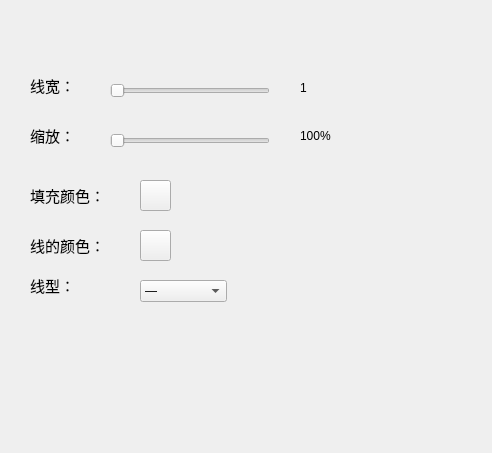
<?xml version="1.0" encoding="UTF-8"?>
<ui version="4.0">
 <class>Graph_Edit</class>
 <widget class="QWidget" name="Graph_Edit">
  <property name="geometry">
   <rect>
    <x>0</x>
    <y>0</y>
    <width>492</width>
    <height>453</height>
   </rect>
  </property>
  <property name="windowTitle">
   <string>Form</string>
  </property>
  <widget class="QSlider" name="horizontalSlider">
   <property name="geometry">
    <rect>
     <x>110</x>
     <y>80</y>
     <width>160</width>
     <height>22</height>
    </rect>
   </property>
   <property name="minimum">
    <number>1</number>
   </property>
   <property name="maximum">
    <number>10</number>
   </property>
   <property name="orientation">
    <enum>Qt::Horizontal</enum>
   </property>
  </widget>
  <widget class="QLabel" name="label">
   <property name="geometry">
    <rect>
     <x>30</x>
     <y>70</y>
     <width>71</width>
     <height>31</height>
    </rect>
   </property>
   <property name="font">
    <font>
     <family>Agency FB</family>
     <pointsize>11</pointsize>
    </font>
   </property>
   <property name="text">
    <string>线宽：</string>
   </property>
  </widget>
  <widget class="QLabel" name="Pre_Line_Width">
   <property name="geometry">
    <rect>
     <x>300</x>
     <y>80</y>
     <width>72</width>
     <height>15</height>
    </rect>
   </property>
   <property name="text">
    <string>1</string>
   </property>
  </widget>
  <widget class="QLabel" name="label_3">
   <property name="geometry">
    <rect>
     <x>30</x>
     <y>230</y>
     <width>91</width>
     <height>31</height>
    </rect>
   </property>
   <property name="font">
    <font>
     <family>Agency FB</family>
     <pointsize>11</pointsize>
    </font>
   </property>
   <property name="text">
    <string>线的颜色：</string>
   </property>
  </widget>
  <widget class="QLabel" name="label_4">
   <property name="geometry">
    <rect>
     <x>30</x>
     <y>180</y>
     <width>91</width>
     <height>31</height>
    </rect>
   </property>
   <property name="font">
    <font>
     <family>Agency FB</family>
     <pointsize>11</pointsize>
    </font>
   </property>
   <property name="text">
    <string>填充颜色：</string>
   </property>
  </widget>
  <widget class="QLabel" name="label_5">
   <property name="geometry">
    <rect>
     <x>30</x>
     <y>270</y>
     <width>71</width>
     <height>31</height>
    </rect>
   </property>
   <property name="font">
    <font>
     <family>Agency FB</family>
     <pointsize>11</pointsize>
    </font>
   </property>
   <property name="text">
    <string>线型：</string>
   </property>
  </widget>
  <widget class="QLabel" name="label_6">
   <property name="geometry">
    <rect>
     <x>30</x>
     <y>120</y>
     <width>71</width>
     <height>31</height>
    </rect>
   </property>
   <property name="font">
    <font>
     <family>Agency FB</family>
     <pointsize>11</pointsize>
    </font>
   </property>
   <property name="text">
    <string>缩放：</string>
   </property>
  </widget>
  <widget class="QPushButton" name="Fill_Color">
   <property name="geometry">
    <rect>
     <x>140</x>
     <y>180</y>
     <width>31</width>
     <height>31</height>
    </rect>
   </property>
   <property name="text">
    <string/>
   </property>
  </widget>
  <widget class="QPushButton" name="Line_Color">
   <property name="geometry">
    <rect>
     <x>140</x>
     <y>230</y>
     <width>31</width>
     <height>31</height>
    </rect>
   </property>
   <property name="text">
    <string/>
   </property>
  </widget>
  <widget class="QComboBox" name="comboBox_2">
   <property name="geometry">
    <rect>
     <x>140</x>
     <y>280</y>
     <width>87</width>
     <height>22</height>
    </rect>
   </property>
   <item>
    <property name="text">
     <string>—</string>
    </property>
   </item>
   <item>
    <property name="text">
     <string>-----------</string>
    </property>
   </item>
   <item>
    <property name="text">
     <string>················</string>
    </property>
   </item>
   <item>
    <property name="text">
     <string>-·-·-·-·-·-·-</string>
    </property>
   </item>
   <item>
    <property name="text">
     <string>-··-··-··-··-··</string>
    </property>
   </item>
  </widget>
  <widget class="QLabel" name="Pre_Scale">
   <property name="geometry">
    <rect>
     <x>300</x>
     <y>120</y>
     <width>101</width>
     <height>31</height>
    </rect>
   </property>
   <property name="text">
    <string>100%</string>
   </property>
  </widget>
  <widget class="QSlider" name="Slider_Scale">
   <property name="geometry">
    <rect>
     <x>110</x>
     <y>130</y>
     <width>160</width>
     <height>22</height>
    </rect>
   </property>
   <property name="minimum">
    <number>50</number>
   </property>
   <property name="maximum">
    <number>300</number>
   </property>
   <property name="orientation">
    <enum>Qt::Horizontal</enum>
   </property>
  </widget>
 </widget>
 <resources/>
 <connections/>
</ui>
